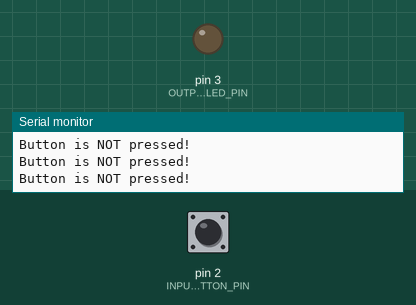
Simulated run of this sketch. Board: Arduino Uno, built with avr-gcc and run on an emulated ATmega328P. On the bench: output pins drawn as LEDs (lit = HIGH), the last lines printed to the serial monitor. Dashed ring = blinking. The inputs (shaded band) are chosen by the test bench; at power-on: pin 2 (INPUT_BUTTON_PIN) HIGH.

Above: at 1.2 s.
1.3 s: pin 2 (INPUT_BUTTON_PIN) pulled LOW for 0.15 s
At 1.4 s:
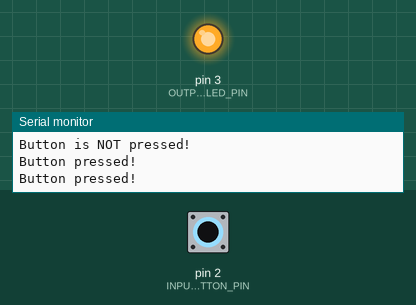
2.9 s: pin 2 (INPUT_BUTTON_PIN) pulled LOW for 1 s
At 4.6 s:
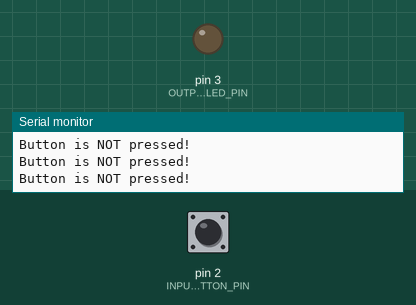
6.9 s: pin 2 (INPUT_BUTTON_PIN) pulsed LOW 2 times (0.12 s each, 0.3 s apart)
At 7.28 s:
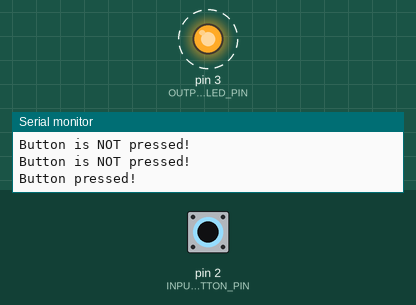
10.5 s: pin 2 (INPUT_BUTTON_PIN) driven LOW
At 11.3 s:
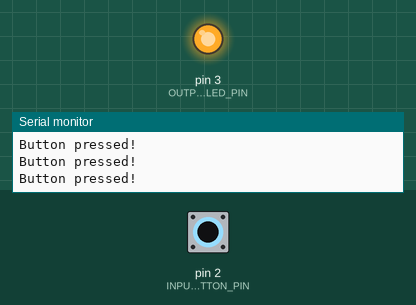
13.5 s: pin 2 (INPUT_BUTTON_PIN) driven HIGH
At 14.6 s:
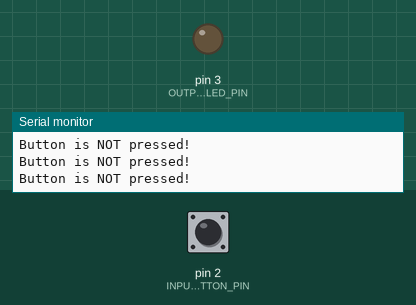
Timing chart, 0 to 16.5 s (numbered marks = the images above; inputs shaded):
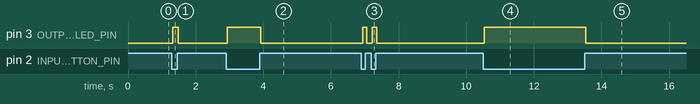

Measured:
- after the input at 1.3 s, pin 3 (OUTPUT_LED_PIN): LOW → HIGH at once, → LOW 0.17 s later
- after the input at 2.9 s, pin 3 (OUTPUT_LED_PIN): LOW → HIGH at once, → LOW 1.0 s later
- after the input at 6.9 s, pin 3 (OUTPUT_LED_PIN): alternates HIGH for 0.12 s and LOW for 0.17 s, 4 changes in all, then stays LOW, starting at once
- after the input at 10.5 s, pin 3 (OUTPUT_LED_PIN): LOW → HIGH at once
- after the input at 13.5 s, pin 3 (OUTPUT_LED_PIN): HIGH → LOW at once

The sketch:

input_1-2.ino
```cpp
const int INPUT_BUTTON_PIN = 2;
const int OUTPUT_LED_PIN = 3;

void setup() {
  // put your setup code here, to run once:
  pinMode(INPUT_BUTTON_PIN, INPUT);
  pinMode(OUTPUT_LED_PIN, OUTPUT);

  Serial.begin(9600);
}

void loop() {
  // put your main code here, to run repeatedly:
  int buttonVal = digitalRead(INPUT_BUTTON_PIN);

  if(buttonVal == LOW) {
    Serial.println("Button pressed!");
  } else {
    Serial.println("Button is NOT pressed!");
  }

  digitalWrite(OUTPUT_LED_PIN, !buttonVal);
}
```
